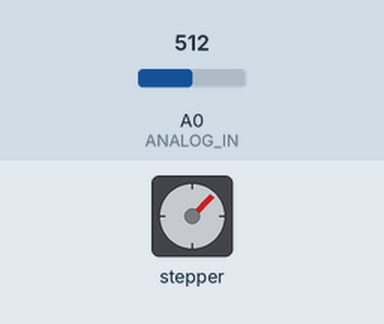
Simulated run of this sketch. Board: Arduino Uno, built with avr-gcc and run on an emulated ATmega328P. On the bench: stepper motor. Wiring (inferred from the names in the program): stepper motor driver (200 steps per turn assumed): step pin 2; direction pin 3; enable pin 4. Inputs (shaded band) come from the test bench; at power-on: A0 (ANALOG_IN) = 512.

Above: at 1.2 s.
1.3 s: A0 (ANALOG_IN) set to 900
At 2.4 s:
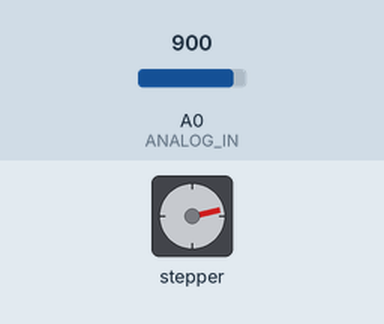
3.1 s: A0 (ANALOG_IN) set to 1023
At 4.4 s:
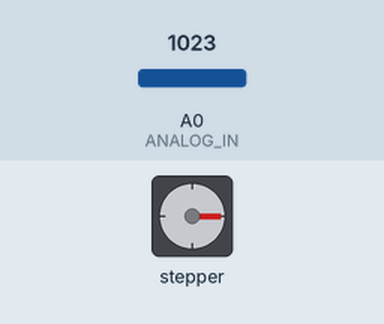
4.7 s: A0 (ANALOG_IN) set to 306
At 5.4 s:
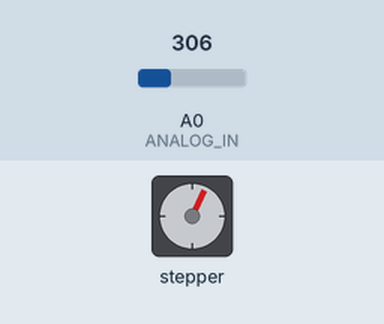
Timing chart, 0 to 7.7 s (numbered marks = the images above; inputs shaded):
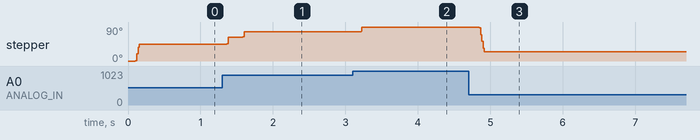

Measured:
- after the input at 1.3 s, stepper: turns 32° clockwise in 0.24 s, starting after 0.06 s
- after the input at 3.1 s, stepper: goes 79° 0.01 s, then 90°, starting after 0.12 s
- after the input at 4.7 s, stepper: turns 65° counter-clockwise, starting after 0.14 s
- by itself, stepper: turns 45° clockwise

The sketch:

Stepper_Driver.ino
```cpp
//Declare pin functions on Arduino
#define STEP_PIN 2 //defines which pin the step pin is on
#define DIR_PIN 3 //defines which pin the direction pin is on
#define EN_PIN 4 //defines which pin the enable is on
#define ANALOG_IN A0 //defines which pin the anlog signal is read on
#define CHOKE_POSITION  0 //defines the positon when the system should be choked
#define TOL 5 //defines how many steps change is required in order to move

//Declare variables for functions
int currentValue = 0; //Holds the current position of the valve
int refValue = 0; //Holds the new position the valve should be at
int stepsNeeded = 0; //Holds the number of steps needed to get to the new position

void setup() {

  pinMode(STEP_PIN, OUTPUT); //Set the step pin as an output
  pinMode(DIR_PIN, OUTPUT); //set the dir pin as output
  pinMode(EN_PIN, OUTPUT); //set the enable pin as an output

  digitalWrite(STEP_PIN, LOW); //Ensure the step pin is set low
  digitalWrite(DIR_PIN, LOW); //Ensure the dir pin has a defined polarity. (The value is irrelevant)
  digitalWrite(EN_PIN, LOW); //Make the enable pin low to enable the driver
}


void loop() {
  captureValue();
  stepsNeeded = abs(refValue - currentValue) > TOL ? (refValue - currentValue) : 0; //Check if the number of steps needed is larger than the tolerance, if it is, then return that, otherwise return 0 steps to move
  Step(abs(stepsNeeded), stepsNeeded > 0 ? 1 : 0); //Move the valve to the new position. The ternary operator decides which direction based on the sign of the steps
  delay(100);

  /*Step(1000,1);
    delay(100);*/
}

void Step(int steps, bool dir) //Function to step in a specific direction a certain number of times
{
  //digitalWrite(EN_PIN, LOW); //Enable the stepper driver
  if (dir == 1) {
    digitalWrite(DIR_PIN, HIGH); //Pull direction pin low to move "forward" and update the current position
    currentValue += steps;
  } else {
    digitalWrite(DIR_PIN, LOW); //Pull direction pin high to move "reverse" and update the current position
    currentValue -= steps;
  }
  for (int i = 0; i < steps; i++) //Loop through the number of steps
  {
    digitalWrite(STEP_PIN, HIGH); //Trigger one step forward
    delay(1);
    digitalWrite(STEP_PIN, LOW); //Pull step pin low so it can be triggered again
    delay(1);
  }
  //digitalWrite(EN_PIN, LOW); //Disable the stepper driver
}

void captureValue() {
  double sum = 0;
  double sum_count = 10; //How many samples to read
  for (int i = 0; i < sum_count; i++) {
    sum += floor(map(analogRead(ANALOG_IN), 0, 1023, 0, 50)); // Map the new position measured from the pot to a step value
    delay(10); //Delay 10ms in between reads
  }
  refValue = sum/sum_count; //Calculate the average of the incoming values
}
```
